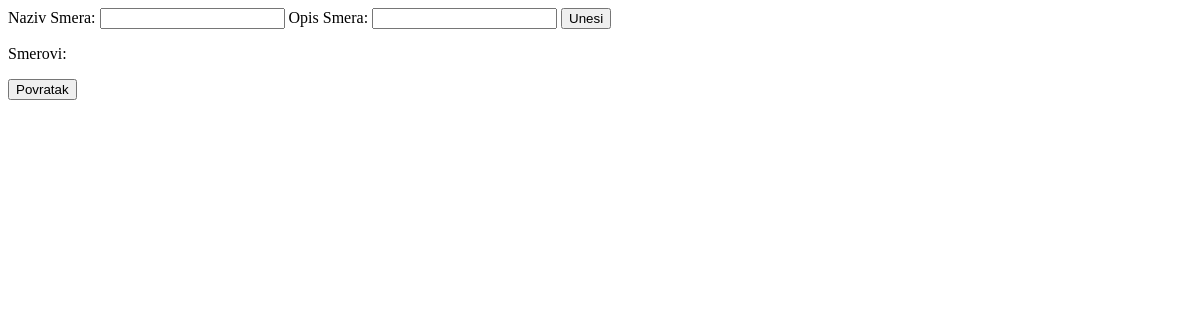
The page /courseView.php (signed in) on the database as committed earlier.
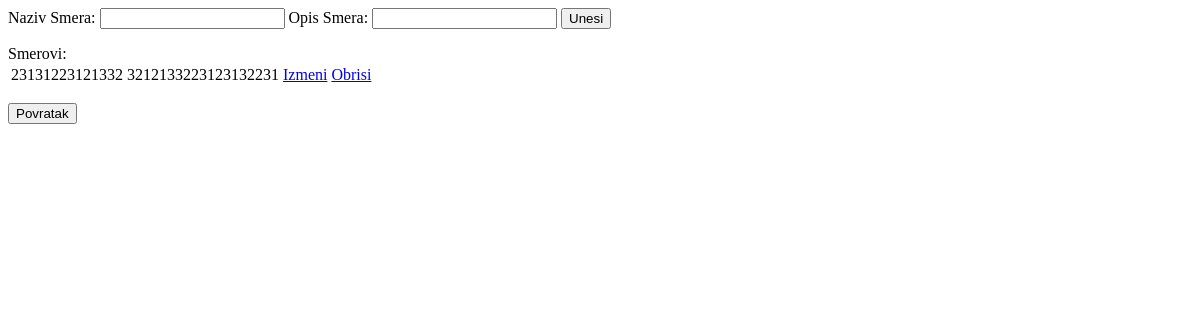
The same page on the database as committed later.
### tables this page shows
CREATE TABLE `smerovi` (
  `id` int NOT NULL,
  `smer` varchar(255) NOT NULL,
  `opis` varchar(255) NOT NULL
);

### classes/courseCon.php (called while the page is built, shortened)
<?php
include "course.php";
$course = new Course();
$courses = $course->returnCourses();

### classes/dbh.php (called while the page is built, shortened)
<?php
class Dbh{
    protected function connect() {
        try{
            $username = "phpmyadmin";
            $password = "root";
            $dbh = new PDO('mysql:host=localhost;dbname=php_dev', $username, $password);
            return $dbh;
        }catch (PDOException $e){
            print 'Error: ' . $e->getMessage() . "<br/>";
            die();
        }
    }
}

### classes/course.php (called while the page is built, shortened)
<?php
include 'dbh.php';
class Course extends Dbh
{
    public function returnCourses()
    {
        $sql = "SELECT * FROM smerovi";
        $stmt = $this->connect()->query($sql);
        return $stmt;
    }
}

### courseView.php (the view, shortened to what this page needs)
<?php
if(isset($_SESSION['userid'])):
include "classes/courseCon.php";
?>
<html>
<body>
<form method="post" enctype="multipart/form-data">
    <label>Naziv Smera:</label>
    <input name="course">
    <label>Opis Smera:</label>
    <input name="desc">
    <button name="submitCourse">Unesi</button><br>
</form>
<div>
    <form method="post">
        <label for="courses">Smerovi:</label>
        <table>
            <?php
            foreach ($courses as $key => $value):
                ?>
            <tr>
                <td>
                    <?= $value['smer'] ?>
                </td>
                <td>
                    <?= $value['opis'] ?>
                </td>
                <td>
                    <a href="includes/editSmer.php?id=<?= $value['id'] ?>">Izmeni</a>
                </td>
                <td>
                    <a href="includes/deleteSmer.php?id=<?= $value['id'] ?>">Obrisi</a>
                </td>
            </tr>
            <?php endforeach; ?>
        </table>
    </form>
    <button onclick="document.location='index.php'">Povratak</button>
</div>
</body>
</html>
<?php else:
    header('Location: fileUpload.php?error=pleaseLogIn');
endif;?>

Rows that differ between the two databases and show on the page:
added smerovi: smer "23131223121332", opis "3212133223123132231"
